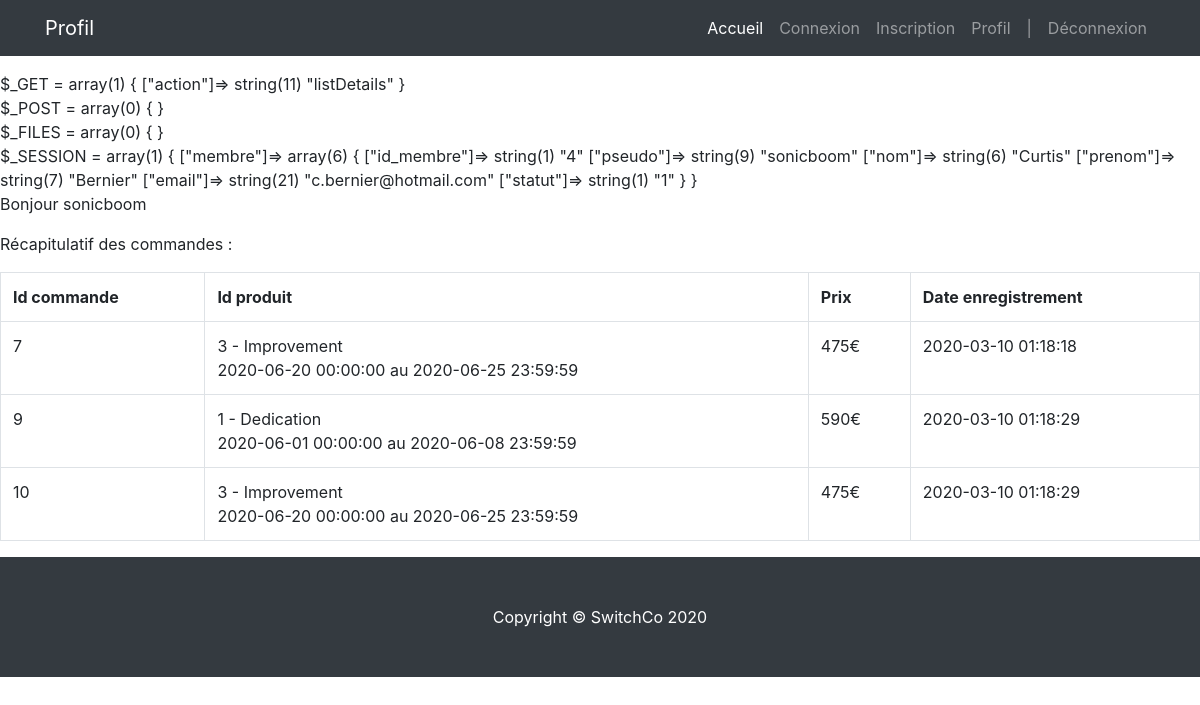
/index.php?action=listDetails (signed in), run on the app's committed database.
### tables this page shows
CREATE TABLE `commande` (
  `id_commande` int(3) NOT NULL,
  `id_membre` int(3) NOT NULL,
  `id_produit` int(3) NOT NULL,
  `date_enregistrement` datetime NOT NULL DEFAULT current_timestamp()
);

CREATE TABLE `salle` (
  `id_salle` int(3) NOT NULL,
  `titre` varchar(200) NOT NULL,
  `description` text NOT NULL,
  `photo` varchar(200) DEFAULT NULL,
  `pays` varchar(20) NOT NULL,
  `ville` varchar(20) NOT NULL,
  `adresse` varchar(50) NOT NULL,
  `cp` int(5) NOT NULL,
  `capacite` int(3) NOT NULL,
  `categorie` enum('reunion','bureau','formation') NOT NULL
);

CREATE TABLE `produit` (
  `id_produit` int(3) NOT NULL,
  `id_salle` int(3) NOT NULL,
  `date_arrivee` datetime NOT NULL,
  `date_depart` datetime NOT NULL,
  `prix` int(3) NOT NULL,
  `etat` enum('libre','reservation') NOT NULL DEFAULT 'libre'
);

### controller/controller.php (called while the page is built, shortened)
<?php
require('model/model.php');
function showProfile($user_id){
    $profile_details = getProfileDetails($user_id);
    require('view/front-office/profileView.php');
}

### model/model.php (called while the page is built, shortened)
<?php
function dbConnect()
{
    $host_db = 'mysql:host=localhost;dbname=projet_switch';
    $login = 'root';
    $password = '';
    $options = array(
        PDO::ATTR_ERRMODE => PDO::ERRMODE_WARNING,
        PDO::MYSQL_ATTR_INIT_COMMAND => 'SET NAMES utf8'
    );
    return new PDO($host_db, $login, $password, $options);
}
function getProfileDetails($user_id)
{
    $pdo = dbConnect();
    $get = $pdo->prepare(
        'SELECT commande.id_commande, commande.id_produit, salle.titre, produit.date_arrivee, produit.date_depart, produit.prix, commande.date_enregistrement
    FROM commande, produit, salle
    WHERE commande.id_membre = :userId
    AND commande.id_produit = produit.id_produit
    AND produit.id_salle = salle.id_salle'
    );
    $get->bindParam(":userId", $user_id, PDO::PARAM_INT);
    $get->execute();
    if ($get->rowCount() > 0) {
        return $get;
    }
}

### view/front-office/profileView.php (the view, shortened to what this page needs)
<?php
$pseudo = $_SESSION['membre']['pseudo'];
?>
<p>Bonjour <?php echo $pseudo; ?></p>
<p>Récapitulatif des commandes : </p>
<table class="table table-bordered">
    <tr>
        <th>Id commande</th>
        <th>Id produit</th>
        <th>Prix</th>
        <th>Date enregistrement</th>
    </tr>
    <?php
    if (!empty($profile_details)) {
        while ($commande = $profile_details->fetch(PDO::FETCH_ASSOC)) {
            echo '<tr>';
            echo '<td>' . $commande['id_commande'] . '</td>';
            echo '<td>' . $commande['id_produit'] . ' - ' . $commande['titre'] . '<br/>' . $commande['date_arrivee'] . ' au ' . $commande['date_depart'] . '</td>';
            echo '<td>' . $commande['prix'] . '€</td>';
            echo '<td>' . $commande['date_enregistrement'] . '</td>';
            echo '</tr>';
        }
    }
    ?>
</table>
<?php require('view/template/template.php'); ?>

### css/shop-homepage.css (style rules this page uses)
body { padding-top: 56px; }

### data on the page
commande: id_commande "7", id_produit "3", salle.titre "Improvement", id_produit.date_arrivee "2020-06-20 00:00:00", id_produit.date_depart "2020-06-25 23:59:59", id_produit.prix "475", date_enregistrement "2020-03-10 01:18:18"
commande: id_commande "9", id_produit "1", salle.titre "Dedication", id_produit.date_arrivee "2020-06-01 00:00:00", id_produit.date_depart "2020-06-08 23:59:59", id_produit.prix "590", date_enregistrement "2020-03-10 01:18:29"
commande: id_commande "10", id_produit "3", salle.titre "Improvement", id_produit.date_arrivee "2020-06-20 00:00:00", id_produit.date_depart "2020-06-25 23:59:59", id_produit.prix "475", date_enregistrement "2020-03-10 01:18:29"

### other printed values
$title "Profil"
$pseudo "sonicboom"
